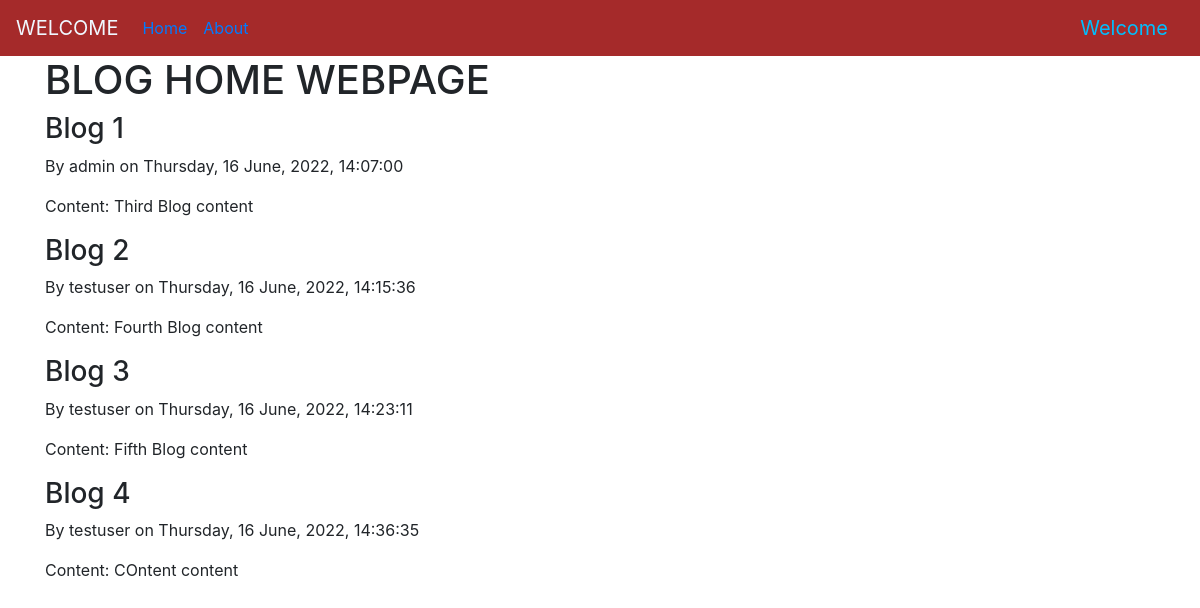
The page / on the database its author committed.
### blog/models.py (models this page shows, shortened)
class Post(models.Model):
    title = models.CharField(max_length=100)
    content = models.TextField()
    date_posted = models.DateTimeField(default=timezone.now)
    author = models.ForeignKey(User,on_delete=models.CASCADE)

### blog/views.py (the view)
# urls.py: path('', views.home, name="blog-home"),
def home(request):
    context = {
        'posts' : Post.objects.all()
    }
    return render(request,"blog/home.html", context)

### blog/templates/blog/home.html
{% extends "blog/base.html" %}
{% block content %}
       <h1> BLOG HOME WEBPAGE </h1>
       {% for post in posts %}
            <h3> {{ post.title }} </h3>
            <p> By {{ post.author }} on {{ post.date_posted | date:"l, d F, Y, H:i:s" }} </p>
            <p> Content: {{ post.content }} </p>
       {% endfor %}
{% endblock content%}

### blog/templates/blog/base.html (shortened to what this page needs)
{% load static %}
<!DOCTYPE html>
<html>
<head>
    <link rel="stylesheet" href="https://cdn.jsdelivr.net/npm/bootstrap@4.3.1/dist/css/bootstrap.min.css"
>
</head>
<body>
    <nav class="navbar navbar-expand-lg" style="background-color:brown">
        <a class="navbar-brand" style="color:aliceblue"> WELCOME </a>
        <div class="collapse navbar-collapse" id="navbarSupportedContent">
            <ul class="navbar-nav mr-auto">
                <li class="nav-item active">
                    <a class="nav-link" href=""> Home <span class="sr-only">(current)</span></a>
                </li>
                <li class="nav-item active">
                    <a class="nav-link" href=""> About <span class="sr-only">(current)</span></a>
                </li>
            </ul>
        </div>
        <a class="navbar-brand" style="color:deepskyblue">Welcome</a>
    </nav>
    <div class="container">
        {% block content %}
        {% endblock content %}
    </div>
</body>
</html>

### rows shown on the page
Post: title "Blog 1", author "admin", date_posted "Thursday, 16 June, 2022, 14:07:00", content "Third Blog content"
Post: title "Blog 2", author "testuser", date_posted "Thursday, 16 June, 2022, 14:15:36", content "Fourth Blog content"
Post: title "Blog 3", author "testuser", date_posted "Thursday, 16 June, 2022, 14:23:11", content "Fifth Blog content"
Post: title "Blog 4", author "testuser", date_posted "Thursday, 16 June, 2022, 14:36:35", content "COntent content"
